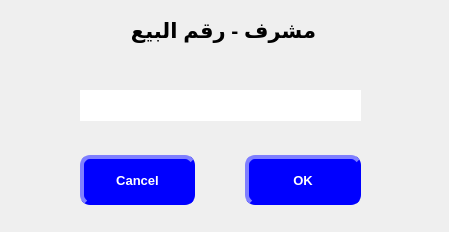
<?xml version="1.0" encoding="UTF-8"?>
<ui version="4.0">
 <class>CustomerGP</class>
 <widget class="QDialog" name="CustomerGP">
  <property name="geometry">
   <rect>
    <x>0</x>
    <y>0</y>
    <width>449</width>
    <height>232</height>
   </rect>
  </property>
  <property name="font">
   <font>
    <weight>50</weight>
    <bold>false</bold>
    <strikeout>false</strikeout>
   </font>
  </property>
  <property name="mouseTracking">
   <bool>false</bool>
  </property>
  <property name="tabletTracking">
   <bool>false</bool>
  </property>
  <property name="windowTitle">
   <string>مشرف - رقم البيع</string>
  </property>
  <property name="layoutDirection">
   <enum>Qt::RightToLeft</enum>
  </property>
  <property name="styleSheet">
   <string notr="true">QDialog{ qconicalgradient(cx:0.5, cy:0.5, angle:0, stop:0 rgba(255, 255, 255, 255), stop:0.373979 rgba(255, 255, 255, 255), stop:0.373991 rgba(33, 30, 255, 255), stop:0.624018 rgba(33, 30, 255, 255), stop:0.624043 rgba(255, 0, 0, 255), stop:1 rgba(255, 0, 0, 255))  }</string>
  </property>
  <widget class="QWidget" name="horizontalLayoutWidget">
   <property name="geometry">
    <rect>
     <x>10</x>
     <y>600</y>
     <width>641</width>
     <height>91</height>
    </rect>
   </property>
   <layout class="QHBoxLayout" name="horizontalLayout_2">
    <item>
     <widget class="QLabel" name="label_7">
      <property name="maximumSize">
       <size>
        <width>16777215</width>
        <height>50</height>
       </size>
      </property>
      <property name="font">
       <font>
        <pointsize>15</pointsize>
        <weight>75</weight>
        <bold>true</bold>
       </font>
      </property>
      <property name="layoutDirection">
       <enum>Qt::RightToLeft</enum>
      </property>
      <property name="styleSheet">
       <string notr="true">
QLabel{
color:black;
                                        background-color: white;
                                        border-style: outset;
                                        border-width: 1px;
                                        border-radius: 10px;
                                        border-color: gray;
                                        min-width: 6em;
                    color:black;
                                        }
                                        QLabel:hover {
                                        background: qradialgradient(
                                        cx: 0.3, cy: -0.4, fx: 0.3, fy: -0.4,
                                        radius: 1.35, stop: 0 #fff, stop: 1 #bbb
                                        );
                                        }
                                        QLabel:pressed {
                                        border-style: inset;
                                        background: qradialgradient(
                                        cx: 0.4, cy: -0.1, fx: 0.4, fy: -0.1,
                                        radius: 1.35, stop: 0 #fff, stop: 1 #ddd
                                        );
                                        }
                                    </string>
      </property>
      <property name="text">
       <string>19.00</string>
      </property>
      <property name="alignment">
       <set>Qt::AlignCenter</set>
      </property>
     </widget>
    </item>
    <item>
     <widget class="QLabel" name="label_6">
      <property name="maximumSize">
       <size>
        <width>16777215</width>
        <height>50</height>
       </size>
      </property>
      <property name="font">
       <font>
        <pointsize>15</pointsize>
        <weight>75</weight>
        <bold>true</bold>
       </font>
      </property>
      <property name="styleSheet">
       <string notr="true">
QLabel{
color:black;
                                        background-color: white;
                                        border-style: outset;
                                        border-width: 1px;
                                        border-radius: 10px;
                                        border-color: gray;
                                        min-width: 6em;
                    color:black;
                                        }
                                        QLabel:hover {
                                        background: qradialgradient(
                                        cx: 0.3, cy: -0.4, fx: 0.3, fy: -0.4,
                                        radius: 1.35, stop: 0 #fff, stop: 1 #bbb
                                        );
                                        }
                                        QLabel:pressed {
                                        border-style: inset;
                                        background: qradialgradient(
                                        cx: 0.4, cy: -0.1, fx: 0.4, fy: -0.1,
                                        radius: 1.35, stop: 0 #fff, stop: 1 #ddd
                                        );
                                        }
                                    </string>
      </property>
      <property name="text">
       <string>1</string>
      </property>
      <property name="alignment">
       <set>Qt::AlignCenter</set>
      </property>
     </widget>
    </item>
    <item>
     <widget class="QLineEdit" name="lineEdit">
      <property name="minimumSize">
       <size>
        <width>80</width>
        <height>0</height>
       </size>
      </property>
      <property name="maximumSize">
       <size>
        <width>250</width>
        <height>50</height>
       </size>
      </property>
      <property name="sizeIncrement">
       <size>
        <width>0</width>
        <height>0</height>
       </size>
      </property>
      <property name="font">
       <font>
        <pointsize>15</pointsize>
       </font>
      </property>
      <property name="styleSheet">
       <string notr="true">
QLineEdit{
                                        background-color: white;
                                        border-style: outset;
                                        border-width: 1px;
                                        border-radius: 10px;
                                        border-color: gray;
                                        min-width: 6em;
                    color:black;
                                        }
                                        QLineEdit:hover {
                                        background: qradialgradient(
                                        cx: 0.3, cy: -0.4, fx: 0.3, fy: -0.4,
                                        radius: 1.35, stop: 0 #fff, stop: 1 #bbb
                                        );
                                        }
                                        QLineEdit:pressed {
                                        border-style: inset;
                                        background: qradialgradient(
                                        cx: 0.4, cy: -0.1, fx: 0.4, fy: -0.1,
                                        radius: 1.35, stop: 0 #fff, stop: 1 #ddd
                                        );
                                        }
                                    </string>
      </property>
      <property name="text">
       <string/>
      </property>
     </widget>
    </item>
   </layout>
  </widget>
  <widget class="QWidget" name="horizontalLayoutWidget_2">
   <property name="geometry">
    <rect>
     <x>80</x>
     <y>150</y>
     <width>281</width>
     <height>61</height>
    </rect>
   </property>
   <layout class="QHBoxLayout" name="horizontalLayout">
    <property name="spacing">
     <number>50</number>
    </property>
    <item>
     <widget class="QPushButton" name="pushButton_2">
      <property name="minimumSize">
       <size>
        <width>86</width>
        <height>50</height>
       </size>
      </property>
      <property name="font">
       <font>
        <pointsize>10</pointsize>
        <weight>75</weight>
        <bold>true</bold>
       </font>
      </property>
      <property name="styleSheet">
       <string notr="true">
QPushButton{
                                        background-color: blue;
                                        border-style: outset;
                                        border-width: 4px;
                                        border-radius: 10px;
                                        border-color: blue;
                                        min-width: 6em;
color:white;
                                        }
                                        QPushButton:hover {
                                        background: qradialgradient(
                                        cx: 0.3, cy: -0.4, fx: 0.3, fy: -0.4,
                                        radius: 1.35, stop: 0 #fff, stop: 1 #bbb
                                        );
                                        }
                                        QPushButton:pressed {
                                        border-style: inset;
                                        background: qradialgradient(
                                         cx: 0.3, cy: -0.4, fx: 0.3, fy: -0.4,
                                        radius: 1.35, stop: 0 #fff, stop: 1 #ddd
                                        );
                                        }
                                    </string>
      </property>
      <property name="text">
       <string>OK</string>
      </property>
     </widget>
    </item>
    <item>
     <widget class="QPushButton" name="pushButton">
      <property name="minimumSize">
       <size>
        <width>86</width>
        <height>50</height>
       </size>
      </property>
      <property name="sizeIncrement">
       <size>
        <width>0</width>
        <height>0</height>
       </size>
      </property>
      <property name="font">
       <font>
        <pointsize>10</pointsize>
        <weight>75</weight>
        <bold>true</bold>
       </font>
      </property>
      <property name="styleSheet">
       <string notr="true">
QPushButton{
                                        background-color: blue;
                                        border-style: outset;
                                        border-width: 4px;
                                        border-radius: 10px;
                                        border-color: blue;
                                        min-width: 6em;
color:white;
                                        }
                                        QPushButton:hover {
                                        background: qradialgradient(
                                        cx: 0.3, cy: -0.4, fx: 0.3, fy: -0.4,
                                        radius: 1.35, stop: 0 #fff, stop: 1 #bbb
                                        );
                                        }
                                        QPushButton:pressed {
                                        border-style: inset;
                                        background: qradialgradient(
                                         cx: 0.3, cy: -0.4, fx: 0.3, fy: -0.4,
                                        radius: 1.35, stop: 0 #fff, stop: 1 #ddd
                                        );
                                        }
                                    </string>
      </property>
      <property name="text">
       <string>Cancel</string>
      </property>
     </widget>
    </item>
   </layout>
  </widget>
  <widget class="QLabel" name="label">
   <property name="geometry">
    <rect>
     <x>50</x>
     <y>10</y>
     <width>347</width>
     <height>41</height>
    </rect>
   </property>
   <property name="minimumSize">
    <size>
     <width>120</width>
     <height>0</height>
    </size>
   </property>
   <property name="font">
    <font>
     <pointsize>16</pointsize>
     <weight>75</weight>
     <bold>true</bold>
     <strikeout>false</strikeout>
    </font>
   </property>
   <property name="styleSheet">
    <string notr="true">;</string>
   </property>
   <property name="text">
    <string>مشرف - رقم البيع</string>
   </property>
   <property name="alignment">
    <set>Qt::AlignCenter</set>
   </property>
  </widget>
  <widget class="QLabel" name="label_2">
   <property name="geometry">
    <rect>
     <x>80</x>
     <y>90</y>
     <width>281</width>
     <height>31</height>
    </rect>
   </property>
   <property name="styleSheet">
    <string notr="true">background-color:white;</string>
   </property>
   <property name="text">
    <string/>
   </property>
  </widget>
 </widget>
 <resources/>
 <connections/>
</ui>
